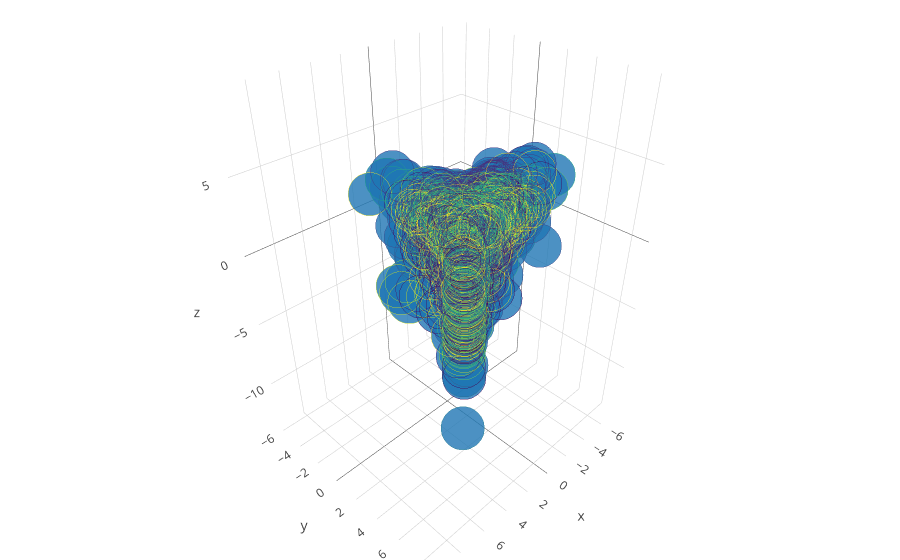

Here is the notebook cell this chart was saved with:
### Code cell
import plotly as py
import plotly.graph_objs as go

py.offline.init_notebook_mode(connected=True)


x = [item[0] for item in pcafeatures_3D]
y = [item[1] for item in pcafeatures_3D]
z = [item[2] for item in pcafeatures_3D]


trace1 = go.Scatter3d(
   x=x,
   y=y,
   z=z,
   mode='markers',
   marker=dict(
       size=15,
       line=dict(
           color=np.array(lda_cluster),
           colorscale='Viridis',
           width=0.5
       ),
       opacity=0.8
   )
)


data = [trace1]
layout = go.Layout(
   margin=dict(
       l=0,
       r=0,
       b=0,
       t=0
   )
)
fig = go.Figure(data=data, layout=layout)
py.offline.iplot(fig, filename='simple-3d-scatter')

### Figure 1 — Plotly figure (JSON) as saved in the notebook; plotly's stock layout.template omitted (floating-point values rounded to 4 significant figures; data arrays with more than 128 entries replaced by an {"elided": "..."} marker saying what was removed)
{"data": [{"marker": {"line": {"color": {"elided": "9890 int values"}, "colorscale": "Viridis", "width": 0.5}, "opacity": 0.8, "size": 15}, "mode": "markers", "type": "scatter3d", "x": {"elided": "9890 float values"}, "y": {"elided": "9890 float values"}, "z": {"elided": "9890 float values"}}], "layout": {"margin": {"b": 0, "l": 0, "r": 0, "t": 0}}}
